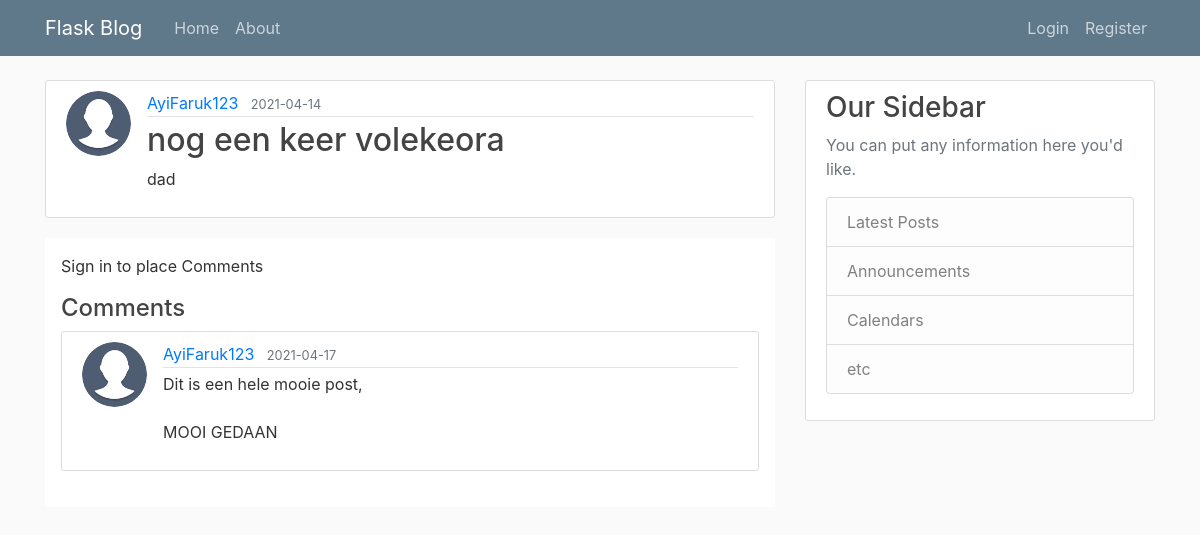
/post/7, run on an earlier commit of the app's database.
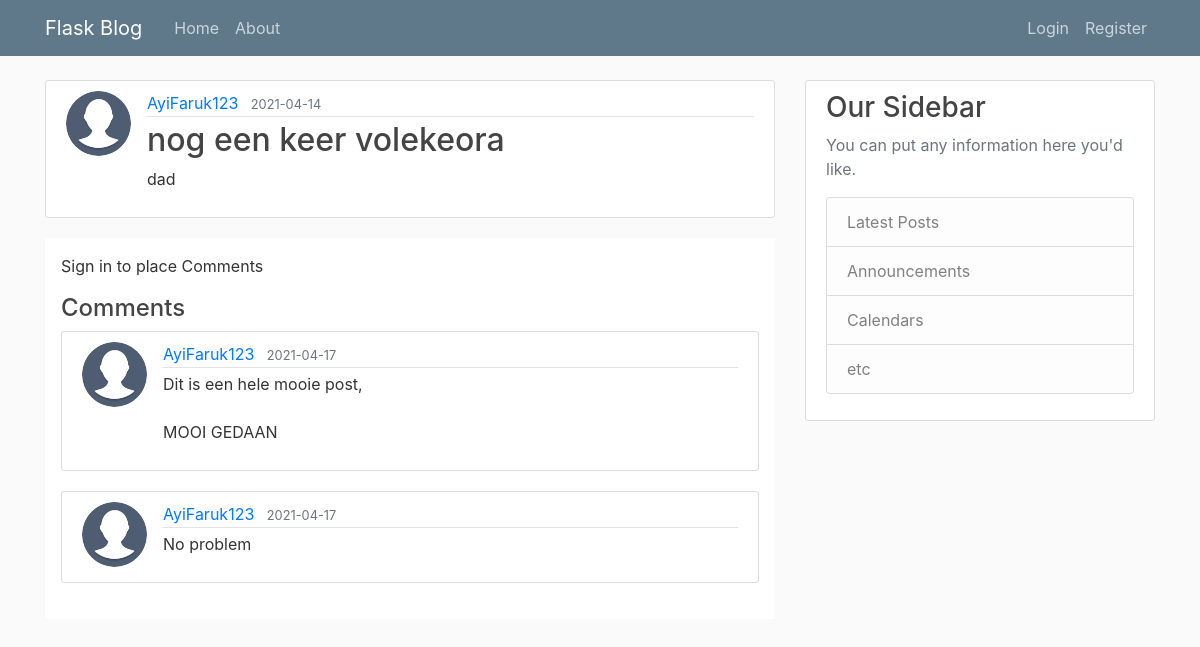
And on a later commit of the database.
### app/models.py (models this page shows, shortened)
class User(db.Model, UserMixin):
    id = db.Column(db.Integer, primary_key=True)
    username = db.Column(db.String(20), unique=True, nullable=False)
    email = db.Column(db.String(120), unique=True, nullable=False)
    password = db.Column(db.String(120), nullable=False)
    image_file = db.Column(db.String(20), nullable=False, default='default.jpg')
    posts=  db.relationship('Post', backref='author', lazy=True)
    comments=  db.relationship('Comment', backref='authorCom', lazy=True)

class Post(db.Model):
    id = db.Column(db.Integer, primary_key=True)
    title = db.Column(db.String(100), nullable=False)
    date_posted = db.Column(db.DateTime, nullable=False, default=datetime.utcnow)
    content = db.Column(db.Text, nullable=False)
    user_id = db.Column(db.Integer, db.ForeignKey('user.id'), nullable=False)
    comments=  db.relationship('Comment', backref='thread', lazy=True)

class Comment(db.Model):
    id = db.Column(db.Integer, primary_key=True)
    comment = db.Column(db.String(100), nullable=False)
    date_posted = db.Column(db.DateTime, nullable=False, default=datetime.utcnow)
    user_id = db.Column(db.Integer, db.ForeignKey('user.id'), nullable=False)
    post_id = db.Column(db.Integer, db.ForeignKey('post.id'), nullable=False)

### app/posts/routes.py (the view)
@posts.route("/post/<int:post_id>", methods=['GET', 'POST'])
def post(post_id):
    form = CommentForm()                    # Form for posting a Comment
    post = Post.query.get_or_404(post_id)   # Get the Post or return 404 if post not exist
    if form.validate_on_submit():
        comment = Comment(comment=form.content.data,thread=post,user_id=current_user.id)
        db.session.add(comment)
        db.session.commit()
        return redirect(url_for('posts.post',post_id=post.id))
    return render_template('post.html', title=post.title, post=post,commentForm=form)

### app/templates/post.html (shortened to what this page needs)
{% extends "layout.html" %}
{% block content %}
  <article class="media content-section">
    <img class="rounded-circle article-img" src="{{ url_for('static', filename='profile_pics/' + post.author.image_file) }}">
    <div class="media-body">
      <div class="article-metadata">
        <a class="mr-2" href="{{ url_for('users.user_posts', username=post.author.username) }}">{{ post.author.username }}</a>
        <small class="text-muted">{{ post.date_posted.strftime('%Y-%m-%d') }}</small>
      </div>
      <h2 class="article-title">{{ post.title }}</h2>
      <p class="article-content">{{ post.content }}</p>
    </div>
  </article>
  <div class="bg-white p-3">
      {% if current_user.is_authenticated %}
      <form method="POST" action="">
          {{ commentForm.hidden_tag() }}
          <fieldset class="form-group">
              <legend class="border-bottom mb-4">Place a Comment</legend>
              <div class="form-group">
                  {{ commentForm.content.label(class="form-control-label") }}
                  {% if commentForm.content.errors %}
                      {{ commentForm.content(class="form-control form-control-lg is-invalid") }}
                      <div class="invalid-feedback">
                          {% for error in commentForm.content.errors %}
                              <span>{{ error }}</span>
                          {% endfor %}
                      </div>
                  {% else %}
                      {{ commentForm.content(class="form-control form-control-lg") }}
                  {% endif %}
              </div>
          </fieldset>
          <div class="form-group">
              {{ commentForm.submit(class="btn btn-outline-info") }}
          </div>
      </form>
      <hr>
      {% else %}
      <p> Sign in to place Comments</p>
      {% endif %}
      <div class="media-body">
        <h4>Comments</h4>
          {% for comment in post.comments %}
          <article class="media content-section">
            <img class="rounded-circle article-img" src="{{ url_for('static', filename='profile_pics/' + comment.authorCom.image_file) }}">
            <div class="media-body">
              <div class="article-metadata">
                <a class="mr-2" href="{{ url_for('users.user_posts', username=post.author.username) }}">{{ comment.authorCom.username }}</a>
                <small class="text-muted">{{ comment.date_posted.strftime('%Y-%m-%d') }}</small>
              </div>
              <p class="article-content">{{ comment.comment }}</p>
            </div>
          </article>
        {% endfor %}
      </div>
  </div>
{% endblock content %}

### app/templates/layout.html (shortened to what this page needs)
<!DOCTYPE html>
<html>
<head>
    <link rel="stylesheet" href="https://maxcdn.bootstrapcdn.com/bootstrap/4.0.0/css/bootstrap.min.css">
    <link rel="stylesheet" type="text/css" href="{{ url_for('static', filename='style/main.css') }}">
</head>
<body>
    {% include 'includes/navbar.html' %}
    <main role="main" class="container">
      <div class="row">
        <div class="col-md-8">
          {% block content %}{% endblock %}
        </div>
        <div class="col-md-4">
          <div class="content-section">
            <h3>Our Sidebar</h3>
            <p class='text-muted'>You can put any information here you'd like.
              <ul class="list-group">
                <li class="list-group-item list-group-item-light">Latest Posts</li>
                <li class="list-group-item list-group-item-light">Announcements</li>
                <li class="list-group-item list-group-item-light">Calendars</li>
                <li class="list-group-item list-group-item-light">etc</li>
              </ul>
            </p>
          </div>
        </div>
      </div>
    </main>
</body>
</html>

### app/templates/includes/navbar.html (shortened to what this page needs)
<header class="site-header">
    <nav class="navbar navbar-expand-md navbar-dark bg-steel fixed-top">
      <div class="container">
        <a class="navbar-brand mr-4" href="/">Flask Blog</a>
        <div class="collapse navbar-collapse" id="navbarToggle">
          <div class="navbar-nav mr-auto">
            <a class="nav-item nav-link" href="{{ url_for('main.home') }}">Home</a>
            <a class="nav-item nav-link" href="{{ url_for('main.about') }}">About</a>
          </div>
          <div class="navbar-nav">
            {% if current_user.is_authenticated %}
              <a class="nav-item nav-link" href="{{ url_for('posts.new_post') }}">New Post</a>
              <a class="nav-item nav-link" href="{{ url_for('users.account') }}">My Account</a>
              <a class="nav-item nav-link" href="{{ url_for('users.logout') }}">Logout</a>
            {% else %}
              <a class="nav-item nav-link" href="{{ url_for('users.login') }}">Login</a>
              <a class="nav-item nav-link" href="{{ url_for('users.register') }}">Register</a>
            {% endif %}
          </div>
        </div>
      </div>
    </nav>
  </header>

### app/static/style/main.css (style rules this page uses)
body { background: #fafafa; color: #333333; margin-top: 5rem; }
h1, h2, h3, h4, h5, h6 { color: #444444; }
.bg-steel { background-color: #5f788a; }
.site-header { margin-bottom: 20px; }
.site-header .navbar-nav .nav-link { color: #cbd5db; }
.content-section { background: #ffffff; padding: 10px 20px; border: 1px solid #dddddd; border-radius: 3px; margin-bottom: 20px; }
.article-title { color: #444444; }
.article-content { white-space: pre-line; }
.article-img { height: 65px; width: 65px; margin-right: 16px; }
.article-metadata { padding-bottom: 1px; margin-bottom: 4px; border-bottom: 1px solid #e3e3e3 }

What changed in the data, as far as the page shows it:
added Comment: image_file (picture), authorCom.username "AyiFaruk123", date_posted "2021-04-17", comment "No problem"
